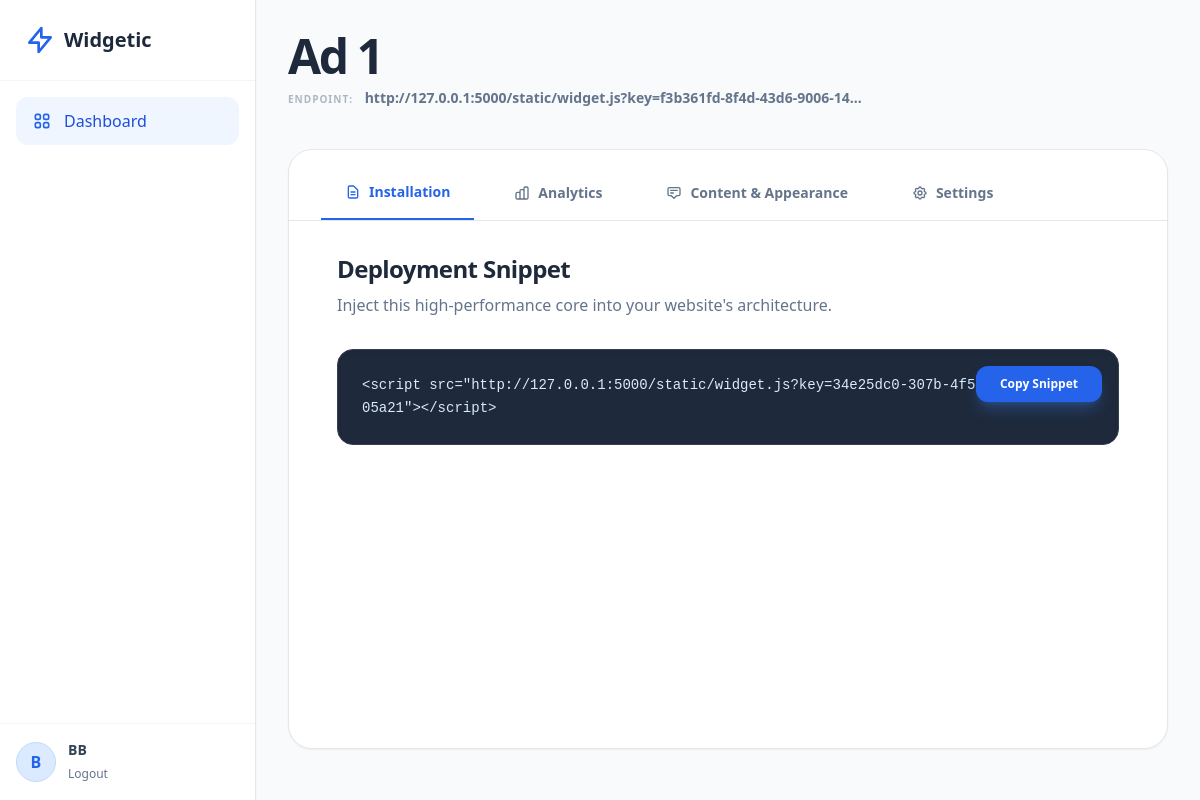
/widget/8e2669aa-615d-4f12-be5b-3c858de8c987/edit (signed in), run on the app's committed database.
### models.py (models this page shows)
class User(UserMixin, db.Model):
    id = db.Column(db.String(36), primary_key=True, default=lambda: str(uuid.uuid4()))
    email = db.Column(db.String(120), unique=True, nullable=False, index=True)
    password_hash = db.Column(db.String(128))
    name = db.Column(db.String(100))
    global_role = db.Column(db.Enum(GlobalRole), default=GlobalRole.USER)
    status = db.Column(db.Enum(UserStatus), default=UserStatus.ACTIVE)
    created_widgets = db.relationship('Widget', backref='creator', lazy=True, foreign_keys='Widget.created_by_id')
    created_at = db.Column(db.DateTime, default=datetime.utcnow)
    websites = db.relationship('WebsiteMember', backref='user', lazy=True)
    created_at = db.Column(db.DateTime, default=datetime.utcnow)
    updated_at = db.Column(db.DateTime, default=datetime.utcnow, onupdate=datetime.utcnow)

class Widget(db.Model):
    id = db.Column(db.String(36), primary_key=True, default=lambda: str(uuid.uuid4()))
    public_key = db.Column(db.String(36), unique=True, default=lambda: str(uuid.uuid4()), index=True)
    website_id = db.Column(db.String(36), db.ForeignKey('website.id'), nullable=False)
    name = db.Column(db.String(100), nullable=False)
    type = db.Column(db.Enum(WidgetType), default=WidgetType.NOTIFICATION)
    status = db.Column(db.Enum(WidgetStatus), default=WidgetStatus.DRAFT)
    position = db.Column(db.Enum(WidgetPosition), default=WidgetPosition.BOTTOM_RIGHT)
    content = db.Column(db.JSON, nullable=False)
    style = db.Column(db.JSON, nullable=True)
    views = db.Column(db.Integer, default=0)
    clicks = db.Column(db.Integer, default=0)
    dismissals = db.Column(db.Integer, default=0)
    created_by_id = db.Column(db.String(36), db.ForeignKey('user.id'), nullable=False)
    created_at = db.Column(db.DateTime, default=datetime.utcnow)
    updated_at = db.Column(db.DateTime, default=datetime.utcnow, onupdate=datetime.utcnow)

class Website(db.Model):
    id = db.Column(db.String(36), primary_key=True, default=lambda: str(uuid.uuid4()))
    public_key = db.Column(db.String(36), unique=True, default=lambda: str(uuid.uuid4()), index=True)
    name = db.Column(db.String(100), nullable=False)
    domain = db.Column(db.String(255)) # e.g., https://example.com
    created_at = db.Column(db.DateTime, default=datetime.utcnow)
    settings = db.Column(db.JSON, default={})
    max_widgets = db.Column(db.Integer, default=3)
    members = db.relationship('WebsiteMember', backref='website', lazy=True)
    widgets = db.relationship('Widget', backref='website', lazy=True)

### app.py (the view, shortened to what this page needs)
@app.route('/widget/<widget_id>/edit', methods=['GET', 'POST'])
@login_required
def edit_widget(widget_id):
    widget = Widget.query.get_or_404(widget_id)
    if widget.created_by_id != current_user.id and current_user.global_role != GlobalRole.SUPERADMIN:
        flash("Unauthorized")
        return redirect(url_for('dashboard'))
    return render_template('dashboard/edit_widget.html', widget=widget, WidgetType=WidgetType, WidgetPosition=WidgetPosition)

### app.py (called while the page is built)
@login_manager.user_loader
def load_user(user_id):
    return User.query.get(user_id)

### templates/dashboard/edit_widget.html (shortened to what this page needs)
{% extends "base.html" %}
{% block content %}
<div class="max-w-6xl mx-auto">
    <div class="mb-10">
        <h1 class="text-5xl font-bold text-slate-800 tracking-tighter">{{ widget.name }}</h1>
        <a href="#" class="text-sm text-slate-500 hover:text-blue-600 font-bold block mt-2 truncate max-w-xl">
             <span class="opacity-50 uppercase tracking-widest text-[10px] mr-2">Endpoint:</span>
             http://127.0.0.1:5000/static/widget.js?key={{ widget.public_key }}
        </a>
    </div>
    <div class="bg-white rounded-3xl border border-gray-200 shadow-sm overflow-hidden min-h-[600px] flex flex-col">
        <div class="border-b border-gray-200 flex px-8 pt-4 gap-4">
            <button onclick="switchTab('installation')" id="tab-installation" class="tab-btn px-6 py-4 text-sm font-bold text-blue-600 border-b-2 border-blue-600 focus:outline-none transition-all hover:text-blue-700">
                <span class="flex items-center gap-2">
                    <svg class="w-4 h-4" fill="none" stroke="currentColor" viewBox="0 0 24 24"><path stroke-linecap="round" stroke-linejoin="round" stroke-width="2" d="M9 12h6m-6 4h6m2 5H7a2 2 0 01-2-2V5a2 2 0 012-2h5.586a1 1 0 01.707.293l5.414 5.414a1 1 0 01.293.707V19a2 2 0 01-2 2z"></path></svg>
                    Installation
                </span>
            </button>
            <button onclick="switchTab('analytics')" id="tab-analytics" class="tab-btn px-6 py-4 text-sm font-bold text-slate-500 hover:text-slate-800 focus:outline-none transition-all">
                <span class="flex items-center gap-2">
                    Analytics
                </span>
            </button>
            <button onclick="switchTab('content')" id="tab-content" class="tab-btn px-6 py-4 text-sm font-bold text-slate-500 hover:text-slate-800 focus:outline-none transition-all">
                 <span class="flex items-center gap-2">
                    <svg class="w-4 h-4" fill="none" stroke="currentColor" viewBox="0 0 24 24"><path stroke-linecap="round" stroke-linejoin="round" stroke-width="2" d="M7 8h10M7 12h4m1 8l-4-4H5a2 2 0 01-2-2V6a2 2 0 012-2h14a2 2 0 012 2v8a2 2 0 01-2 2h-3l-4 4z"></path></svg>
                    Content & Appearance
                </span>
            </button>
             <button onclick="switchTab('settings')" id="tab-settings" class="tab-btn px-6 py-4 text-sm font-bold text-slate-500 hover:text-slate-800 focus:outline-none transition-all">
                <span class="flex items-center gap-2">
                    Settings
                </span>
            </button>
        </div>
        <div class="p-8 flex-1">
            <div id="content-installation" class="tab-content px-4">
                <h2 class="text-2xl font-bold text-slate-800 mb-2 tracking-tight tracking-tight">Deployment Snippet</h2>
                <p class="text-slate-500 mb-8 max-w-2xl font-medium">Inject this high-performance core into your website's architecture.</p>
                <div class="bg-slate-800 rounded-2xl p-6 border border-gray-700 group relative max-w-4xl shadow-inner">
                    <pre class="text-blue-100 font-mono text-sm break-all whitespace-pre-wrap leading-relaxed">&lt;script src="http://127.0.0.1:5000/static/widget.js?key={{ widget.website.public_key }}"&gt;&lt;/script&gt;</pre>
                    <button onclick="copyToClipboard('{{ widget.website.public_key }}')" class="absolute top-4 right-4 bg-blue-600 hover:bg-blue-500 text-white text-xs px-6 py-2.5 rounded-xl transition-all font-bold shadow-lg shadow-blue-500/30">
                        Copy Snippet
                    </button>
                </div>
            </div>
        </div>
    </div>
</div>
{% endblock %}

### templates/base.html (shortened to what this page needs)
<!DOCTYPE html>
<html lang="en">
<head>
    <script src="https://cdn.tailwindcss.com?plugins=forms,typography"></script>
</head>
<body class="bg-slate-50 text-slate-600 h-screen flex overflow-hidden">
    {% if current_user.is_authenticated %}
    <aside class="w-64 bg-white border-r border-gray-200 flex flex-col z-20 shadow-sm">
        <div class="p-6 border-b border-gray-100">
            <a href="{{ url_for('dashboard') }}" class="flex items-center gap-2 text-xl font-bold text-slate-800">
                <svg class="w-8 h-8 text-blue-600" width="32" height="32" fill="none" stroke="currentColor" viewBox="0 0 24 24">
                    <path stroke-linecap="round" stroke-linejoin="round" stroke-width="2" d="M13 10V3L4 14h7v7l9-11h-7z"></path>
                </svg>
                Widgetic
            </a>
        </div>
        <nav class="flex-grow p-4 space-y-1">
            <a href="{{ url_for('dashboard') }}" class="flex items-center gap-3 px-4 py-3 text-blue-700 bg-blue-50 rounded-xl hover:bg-blue-100 transition-all duration-200 group font-medium">
                <span>Dashboard</span>
            </a>
        </nav>
        <div class="p-4 border-t border-gray-100">
            <div class="flex items-center gap-3">
                <div class="w-10 h-10 rounded-full bg-blue-100 flex items-center justify-center text-blue-600 font-bold border border-blue-200">
                    {{ current_user.name[0].upper() }}
                </div>
                <div class="overflow-hidden">
                    <p class="text-sm font-bold text-slate-700 truncate">{{ current_user.name }}</p>
                    <a href="{{ url_for('logout') }}" class="text-xs text-slate-500 hover:text-blue-600 transition-colors">Logout</a>
                </div>
            </div>
        </div>
    </aside>
    {% endif %}
    <main class="flex-1 flex flex-col overflow-hidden relative {% if not current_user.is_authenticated %} w-full {% endif %}">
        <div class="flex-1 overflow-auto bg-slate-50 p-6 md:p-8">
            {% block content %}{% endblock %}
        </div>
    </main>
</body>
</html>

### data on the page
User: name "B", name "BB"
Widget: name "Ad 1", public_key "f3b361fd-8f4d-43d6-9006-14…"
Website: website.public_key "34e25dc0-307b-4f5b-bf7d-2dc300405a21"
